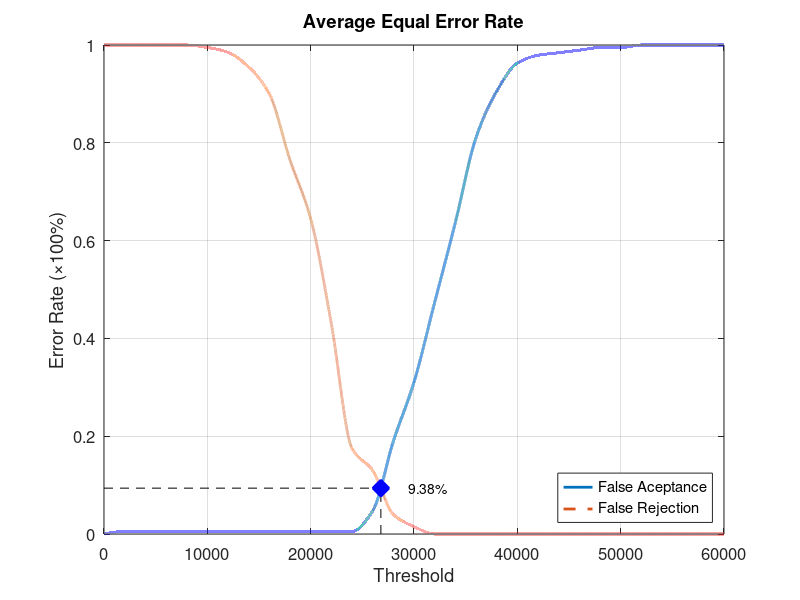
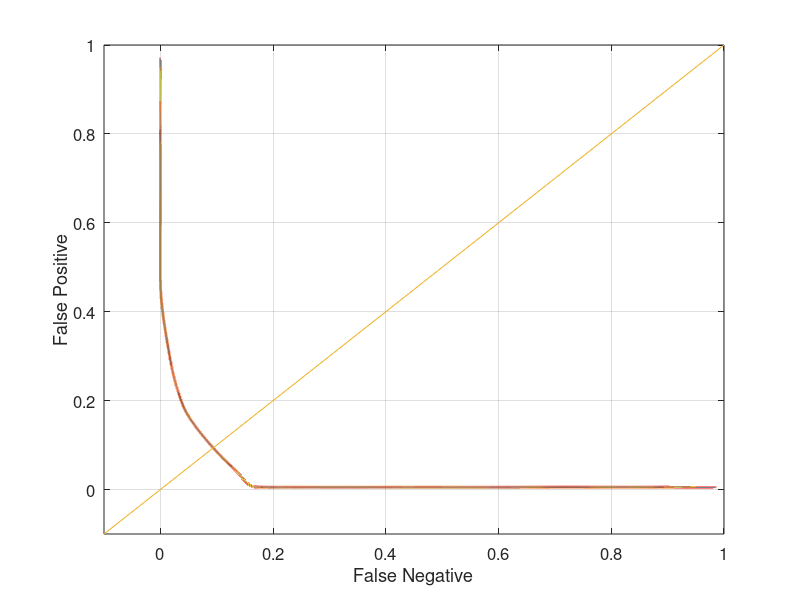

Source code (MATLAB) for these figures, in order:
function yEER = Database1_3
close all;
clear;
clc;
x = 0:2000:60000;
xq = 0:0.5:60000;

y0 = [0 0.00526316 0.00526316 0.00526316 0.00526316 0.00526316 0.00526316 0.00526316 0.00526316 0.00526316 0.00526316 0.00526316 0.00526316 0.0473684 0.189474 0.310526 0.473684 0.636842 0.810526 0.905263 0.963158 0.978947 0.984211 0.989474 0.994737 0.994737 1 1 1 1 1];
yy0 = interp1(x, y0, xq, 'pchip');
y1 = [1 1 1 1 1 0.995 0.985 0.955 0.9 0.765 0.645 0.43 0.175 0.13 0.04 0.015 0 0 0 0 0 0 0 0 0 0 0 0 0 0 0];
yy1 = interp1(x, y1, xq, 'pchip');

% Calculating EER: 
y2 = abs(y0 - y1);
find(y2 == min(y2))
yy2 = abs(yy0 - yy1);
xEER = find(yy2 == min(yy2));
xEERIndex = xq(xEER) % X-axis EER
yEER = yy0(xEER) % Y-axis EER

main = figure
plot(xq, yy0,'-','LineWidth', 2);	hold on
plot(xq, yy1,'--','LineWidth', 2);	hold on
plot([xEERIndex xEERIndex], [0 yEER], 'k--');	hold on
plot([0 xEERIndex], [yEER yEER], 'k--');	hold on
plot(xEERIndex, yEER, 'bx', 'LineWidth', 10);	hold on
text(xEERIndex + 10 * xEERIndex / 100, yEER, [num2str(round((10000 * yEER)) / 100) '%'])
legend('False Aceptance', 'False Rejection', 'Location', 'SouthEast')
xlabel('Threshold')
ylabel('Error Rate (\times100%)')
title('Average Equal Error Rate')
set(gca, 'FontSize', 12)
axis([0 60000 0 1])
grid on

print(main, 'Database1_3Main', '-dpng');
FNRxFPR = figure('Color', [1 1 1]);
plot(yy1, yy0, '-', yy1, yy0, 'LineWidth', 2);
hold on
y = -0.1:0.1:1
plot(y, y); 
set(gca, 'FontSize', 12)
xlabel('False Negative')
ylabel('False Positive')
axis([-0.1 1 -0.1 1])
set(gca, 'FontSize', 12)
grid on

print(FNRxFPR, 'Database1_3FNRxFPR','-dpng');
end
